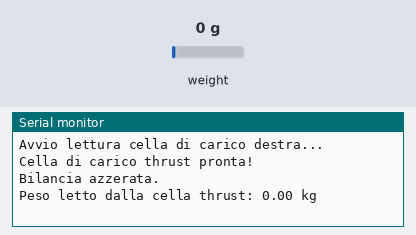
This sketch was run on a simulated Arduino Uno, built with avr-gcc and run on an emulated ATmega328P. On the bench: the last lines printed to the serial monitor. The test bench sets the inputs (shaded band); at power-on: weight on the scale 0 g.

Above: at 2.2 s.
2.3 s: weight on the scale set to 100 g
At 4.1 s:
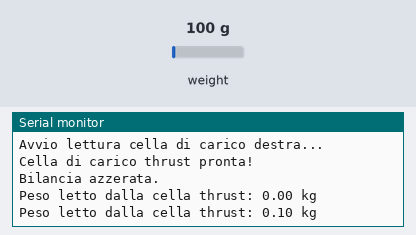
4.3 s: weight on the scale set to 1250 g
At 5.6 s:
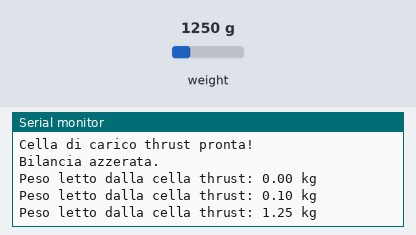
Timing chart, 0 to 7.3 s (numbered marks = the images above; inputs shaded):
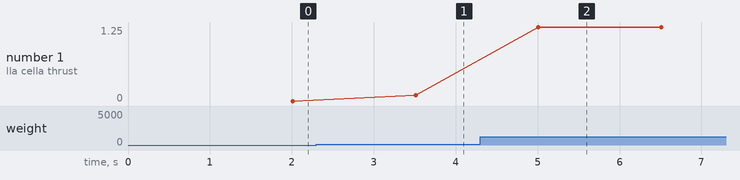

Measured:
- after the input at 2.3 s, the serial monitor: prints a new line after 1.2 s (image 1)
- after the input at 4.3 s, the serial monitor: prints a new line after 0.71 s (image 2)
- plotted number 1: 0 → 0.1 after the input at 2.3 s, 0.1 → 1.25 after the input at 4.3 s

The sketch:

calibrazione_thrust.ino
```cpp
#include "HX711.h"

// Pin per la cella di carico sinistra
#define DT_PIN 6 // Pin Data
#define SCK_PIN 7 // Pin Clock

// Oggetto per la cella di carico
HX711 scale_thrust;

// Variabili per calibrazione
float calibration_factor_thrust = -214000.0; // Nuovo fattore di calibrazione calcolato

void setup() {
  Serial.begin(9600);
  Serial.println("Avvio lettura cella di carico destra...");

  // Configura la cella di carico
  scale_thrust.begin(DT_PIN, SCK_PIN);

  // Controlla che la cella sia pronta
  while (!scale_thrust.is_ready()) {
    Serial.println("Cella di carico thrust non pronta. Attendi...");
    delay(500);
  }
  Serial.println("Cella di carico thrust pronta!");

  // Azzeramento e calibrazione iniziale
  scale_thrust.set_scale(calibration_factor_thrust);
  scale_thrust.tare(); // Azzeramento della bilancia
  Serial.println("Bilancia azzerata.");
}

void loop() {
  if (scale_thrust.is_ready()) {
    // Lettura in kg
    float weight_thrust = scale_thrust.get_units(10); // Media su 10 letture per maggiore precisione

    // Stampa del valore
    Serial.print("Peso letto dalla cella thrust: ");
    Serial.print(weight_thrust, 2);
    Serial.println(" kg");
  } else {
    Serial.println("Errore: La cella di carico thrust non è pronta.");
  }

  delay(500); // Attesa di 500 ms tra le letture
}
```
